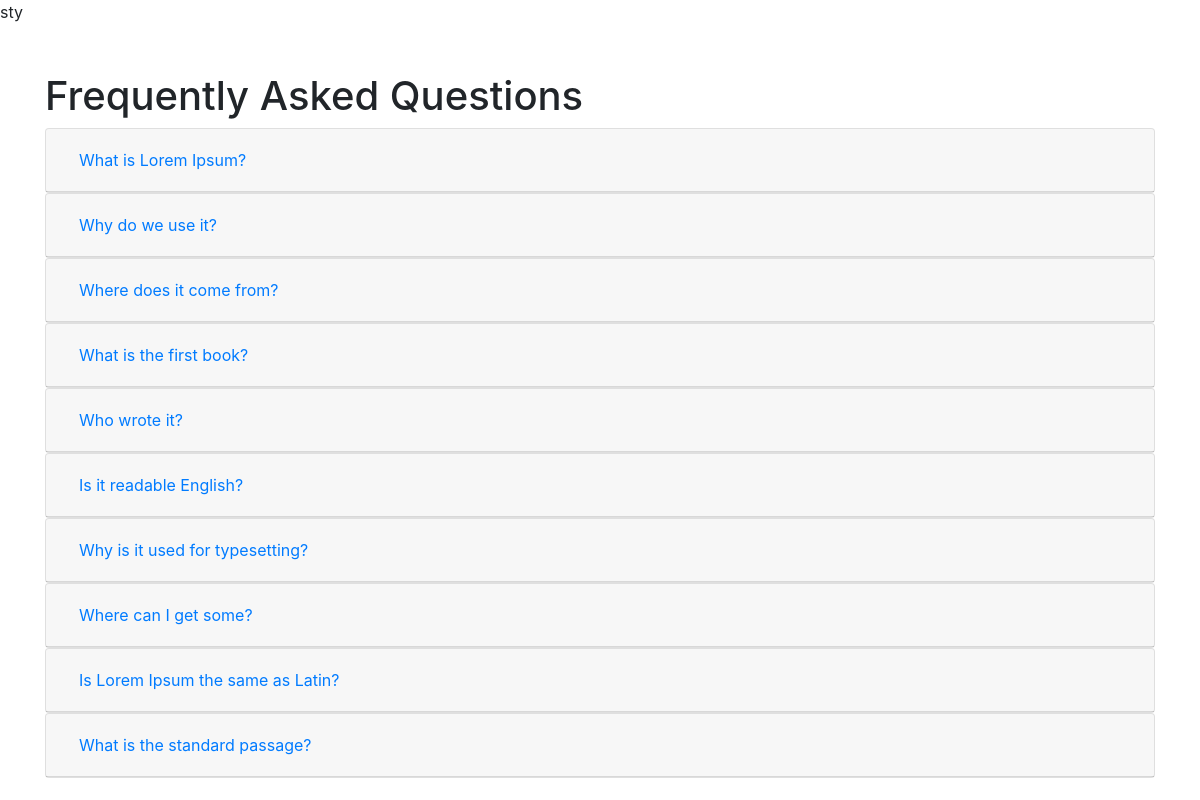
The app's page /fag.php with its own data.
### tables this page shows
CREATE TABLE `faq` (
  `id` int(11) NOT NULL,
  `question` varchar(255) NOT NULL,
  `answer` text NOT NULL
);

### fag.php (the view, shortened to what this page needs)
<!DOCTYPE html>
<html lang="en">
<head>
    <link rel="stylesheet" href="https://maxcdn.bootstrapcdn.com/bootstrap/4.5.2/css/bootstrap.min.css">
</head>
<body>
    <div class="container mt-5">
        <h1>Frequently Asked Questions</h1>
        <div id="accordion">
            <?php
            include'db_connect.php';
            $sql = "SELECT * FROM faq";
            $result = $conn->query($sql);
            if ($result->num_rows > 0) {
                while ($row = $result->fetch_assoc()) {
                    echo '<div class="card">';
                    echo '<div class="card-header" id="heading' . $row["id"] . '">';
                    echo '<h5 class="mb-0">';
                    echo '<button class="btn btn-link" data-toggle="collapse" data-target="#collapse' . $row["id"] . '" aria-expanded="true" aria-controls="collapse' . $row["id"] . '">';
                    echo $row["question"];
                    echo '</button>';
                    echo '</h5>';
                    echo '</div>';
                    echo '</div>';
                }
            } else {
                echo "No FAQ entries found.";
            }
            ?>
        </div>
    </div>
</body>
</html>

### records on screen
faq: question "What is Lorem Ipsum?"
faq: question "Why do we use it?"
faq: question "Where does it come from?"
faq: question "What is the first book?"
faq: question "Who wrote it?"
faq: question "Is it readable English?"
faq: question "Why is it used for typesetting?"
faq: question "Where can I get some?"
faq: question "Is Lorem Ipsum the same as Latin?"
faq: question "What is the standard passage?"
